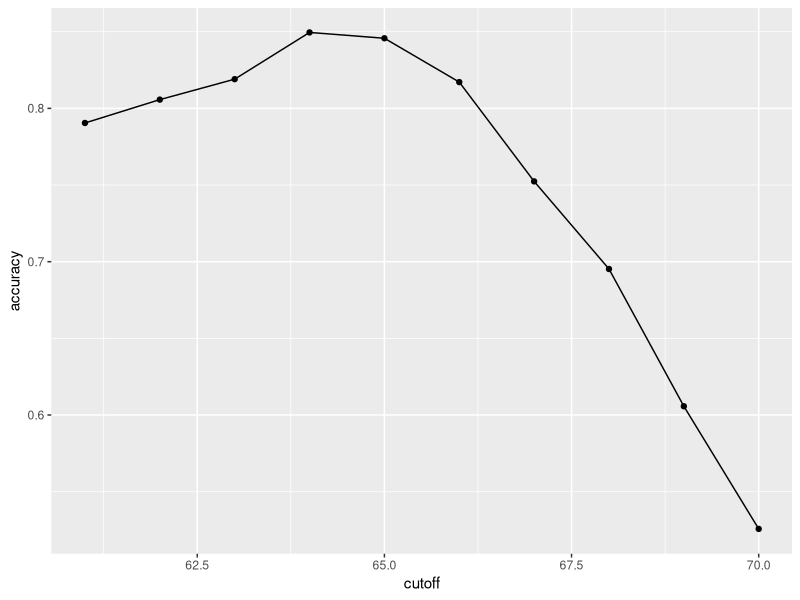
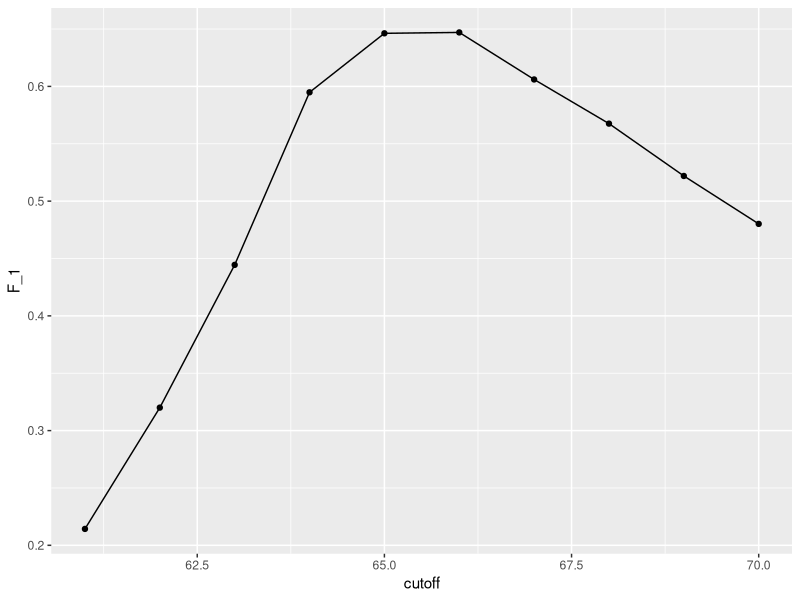
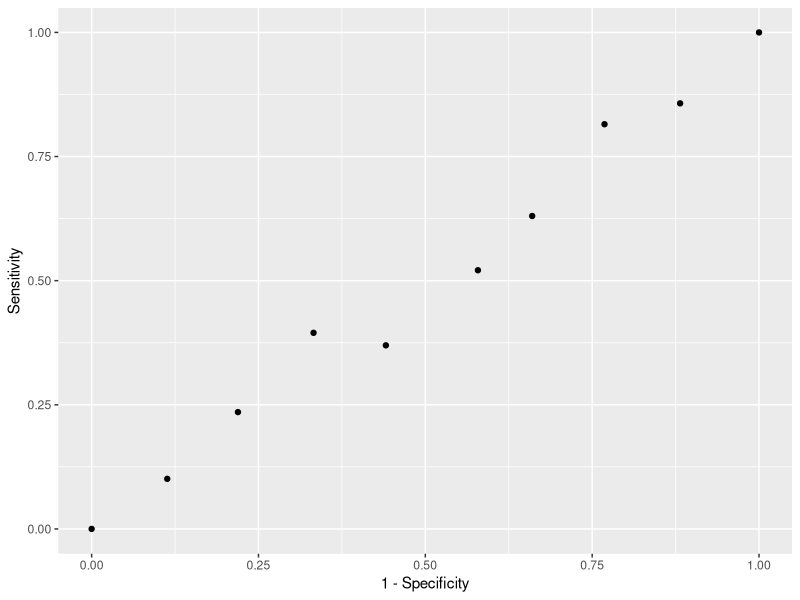
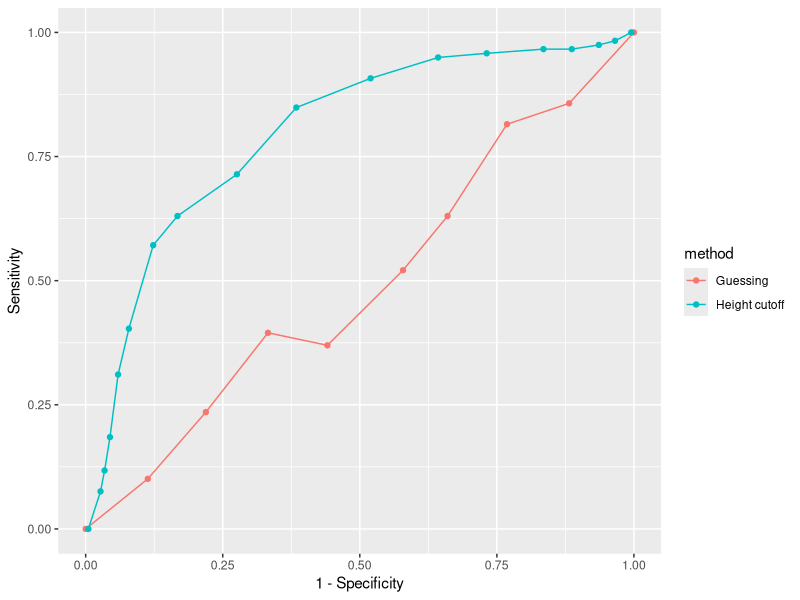
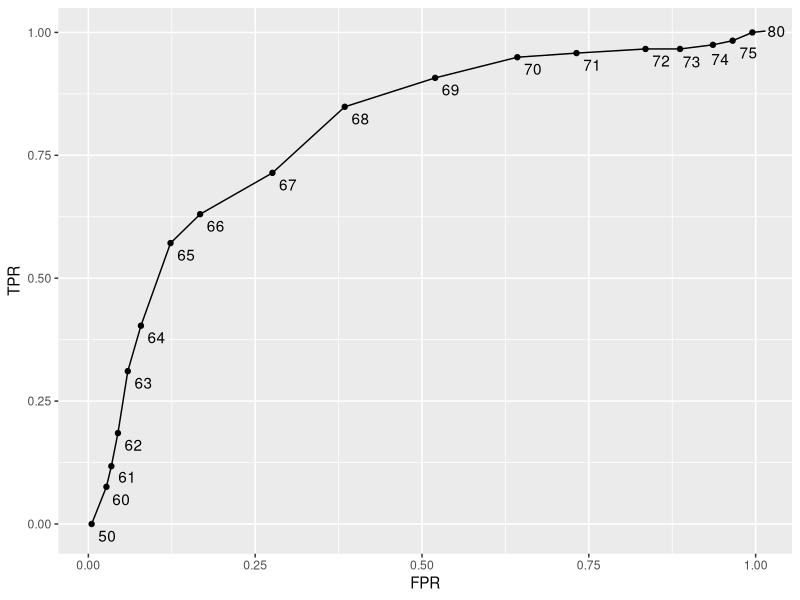
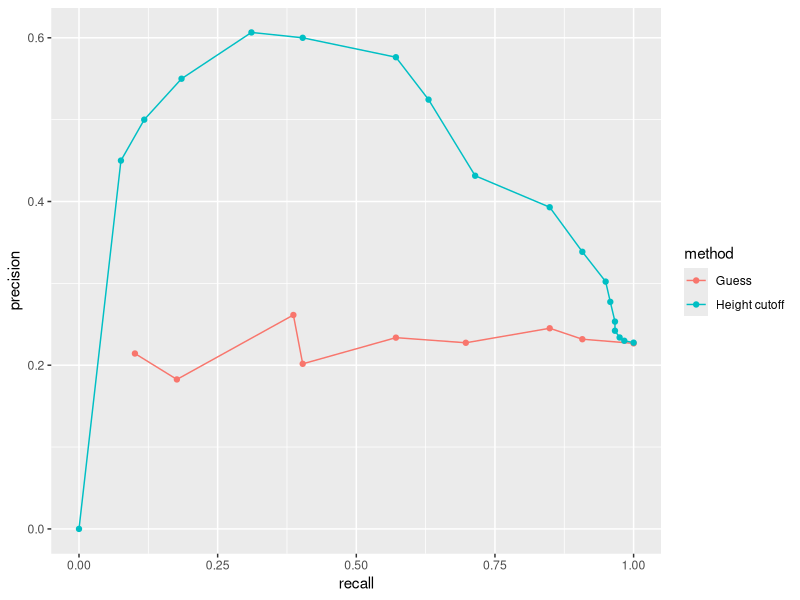
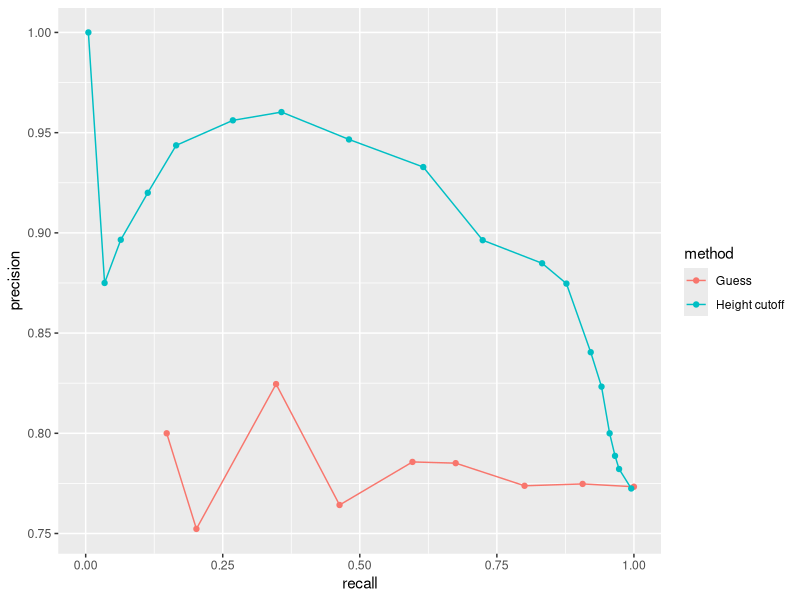

These figures' R source, in order:
## ---- chunk 1
library(tidyverse)
library(caret)
library(dslabs)
data(heights)

# define the outcome and predictors
y <- heights$sex
x <- heights$height

# generate training and test sets
set.seed(2007)
test_index <- createDataPartition(y, times = 1, p = 0.5, list = FALSE)
test_set <- heights[test_index, ]
train_set <- heights[-test_index, ]

# guess the outcome
y_hat <- sample(c("Male", "Female"), length(test_index), replace = TRUE) %>% 
  factor(levels = levels(test_set$sex))

# compute accuracy
mean(y_hat == test_set$sex)

# compare heights in males and females in our data set
heights %>% group_by(sex) %>% summarize(mean(height), sd(height))

# now try predicting "male" if the height is within 2 SD of the average male
y_hat <- ifelse(x > 62, "Male", "Female") %>% factor(levels = levels(test_set$sex))
mean(y == y_hat)

# examine the accuracy of 10 cutoffs
cutoff <- seq(61, 70)
accuracy <- map_dbl(cutoff, function(x){
  y_hat <- ifelse(train_set$height > x, "Male", "Female") %>% 
    factor(levels = levels(test_set$sex))
  mean(y_hat == train_set$sex)
})
data.frame(cutoff, accuracy) %>% 
  ggplot(aes(cutoff, accuracy)) + 
  geom_point() + 
  geom_line() 
max(accuracy)

best_cutoff <- cutoff[which.max(accuracy)]
best_cutoff

y_hat <- ifelse(test_set$height > best_cutoff, "Male", "Female") %>% 
  factor(levels = levels(test_set$sex))
y_hat <- factor(y_hat)
mean(y_hat == test_set$sex)



## ---- chunk 2
# tabulate each combination of prediction and actual value
table(predicted = y_hat, actual = test_set$sex)
test_set %>% 
  mutate(y_hat = y_hat) %>%
  group_by(sex) %>% 
  summarize(accuracy = mean(y_hat == sex))

prev_m <- mean(y == "Male")
prev_f <- mean(y == "Female")

confusionMatrix(data = y_hat, reference = test_set$sex)

## ---- chunk 3
# get the metrics
cm <- confusionMatrix(data = y_hat, reference = test_set$sex)

# access specific metrics
cm$overall["Accuracy"]

cm$byClass[c("Sensitivity","Specificity", "Prevalence")]
## ---- chunk 4
# maximize F-score
cutoff <- seq(61, 70)
F_1 <- map_dbl(cutoff, function(x){
  y_hat <- ifelse(train_set$height > x, "Male", "Female") %>% 
    factor(levels = levels(test_set$sex))
  F_meas(data = y_hat, reference = factor(train_set$sex))
})

data.frame(cutoff, F_1) %>% 
  ggplot(aes(cutoff, F_1)) + 
  geom_point() + 
  geom_line()

max(F_1)

best_cutoff_2 <- cutoff[which.max(F_1)]
best_cutoff_2

y_hat <- ifelse(test_set$height > best_cutoff_2, "Male", "Female") %>% 
  factor(levels = levels(test_set$sex))
sensitivity(data = y_hat, reference = test_set$sex)
specificity(data = y_hat, reference = test_set$sex)
## ---- chunk 5
p <- 0.9
n <- length(test_index)
y_hat <- sample(c("Male", "Female"), n, replace = TRUE, prob=c(p, 1-p)) %>% 
  factor(levels = levels(test_set$sex))
mean(y_hat == test_set$sex)

# ROC curve
probs <- seq(0, 1, length.out = 10)
guessing <- map_df(probs, function(p){
  y_hat <- 
    sample(c("Male", "Female"), n, replace = TRUE, prob=c(p, 1-p)) %>% 
    factor(levels = c("Female", "Male"))
  list(method = "Guessing",
       FPR = 1 - specificity(y_hat, test_set$sex),
       TPR = sensitivity(y_hat, test_set$sex))
})
guessing %>% qplot(FPR, TPR, data =., xlab = "1 - Specificity", ylab = "Sensitivity")

cutoffs <- c(50, seq(60, 75), 80)
height_cutoff <- map_df(cutoffs, function(x){
  y_hat <- ifelse(test_set$height > x, "Male", "Female") %>% 
    factor(levels = c("Female", "Male"))
   list(method = "Height cutoff",
        FPR = 1-specificity(y_hat, test_set$sex),
        TPR = sensitivity(y_hat, test_set$sex))
})

# plot both curves together
bind_rows(guessing, height_cutoff) %>%
  ggplot(aes(FPR, TPR, color = method)) +
  geom_line() +
  geom_point() +
  xlab("1 - Specificity") +
  ylab("Sensitivity")

library(ggrepel)
map_df(cutoffs, function(x){
  y_hat <- ifelse(test_set$height > x, "Male", "Female") %>% 
    factor(levels = c("Female", "Male"))
   list(method = "Height cutoff",
        cutoff = x, 
        FPR = 1-specificity(y_hat, test_set$sex),
        TPR = sensitivity(y_hat, test_set$sex))
}) %>%
  ggplot(aes(FPR, TPR, label = cutoff)) +
  geom_line() +
  geom_point() +
  geom_text_repel(nudge_x = 0.01, nudge_y = -0.01)

# plot precision against recall
guessing <- map_df(probs, function(p){
  y_hat <- sample(c("Male", "Female"), length(test_index), 
                  replace = TRUE, prob=c(p, 1-p)) %>% 
    factor(levels = c("Female", "Male"))
  list(method = "Guess",
    recall = sensitivity(y_hat, test_set$sex),
    precision = precision(y_hat, test_set$sex))
})

height_cutoff <- map_df(cutoffs, function(x){
  y_hat <- ifelse(test_set$height > x, "Male", "Female") %>% 
    factor(levels = c("Female", "Male"))
  list(method = "Height cutoff",
       recall = sensitivity(y_hat, test_set$sex),
    precision = precision(y_hat, test_set$sex))
})

bind_rows(guessing, height_cutoff) %>%
  ggplot(aes(recall, precision, color = method)) +
  geom_line() +
  geom_point()
guessing <- map_df(probs, function(p){
  y_hat <- sample(c("Male", "Female"), length(test_index), replace = TRUE, 
                  prob=c(p, 1-p)) %>% 
    factor(levels = c("Male", "Female"))
  list(method = "Guess",
    recall = sensitivity(y_hat, relevel(test_set$sex, "Male", "Female")),
    precision = precision(y_hat, relevel(test_set$sex, "Male", "Female")))
})

height_cutoff <- map_df(cutoffs, function(x){
  y_hat <- ifelse(test_set$height > x, "Male", "Female") %>% 
    factor(levels = c("Male", "Female"))
  list(method = "Height cutoff",
       recall = sensitivity(y_hat, relevel(test_set$sex, "Male", "Female")),
    precision = precision(y_hat, relevel(test_set$sex, "Male", "Female")))
})
bind_rows(guessing, height_cutoff) %>%
  ggplot(aes(recall, precision, color = method)) +
  geom_line() +
  geom_point()
